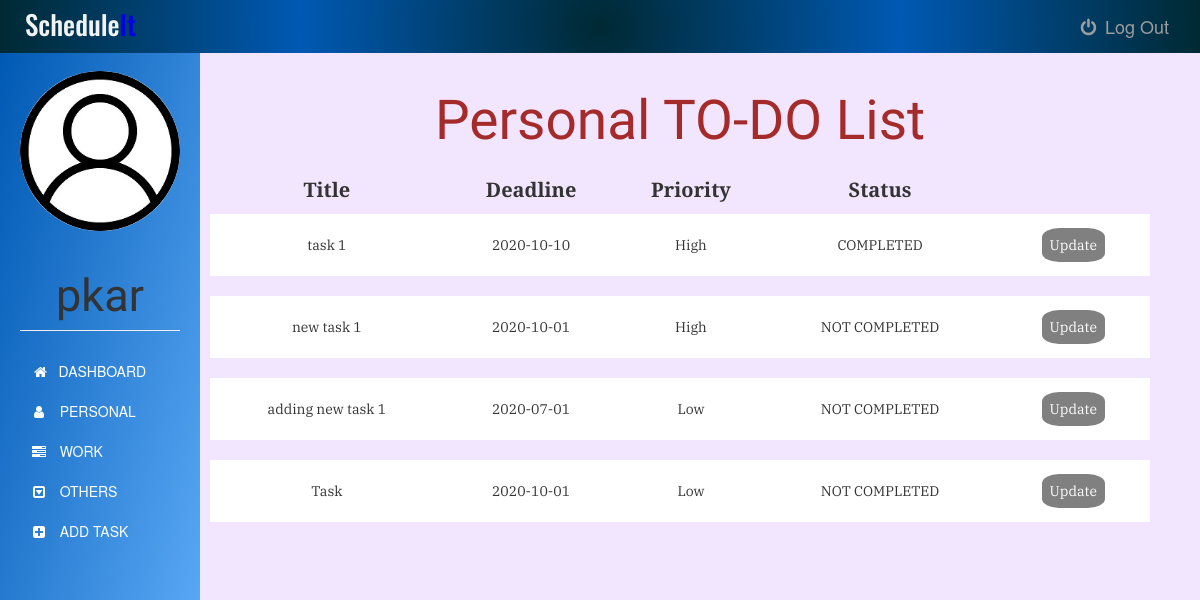
Page /personaltask (signed in) on the committed database.
### app.py (models this page shows)
class User(UserMixin, db.Model):
    id = db.Column(db.Integer, primary_key=True)
    username = db.Column(db.String(15), unique=True, nullable=False)
    email = db.Column(db.String(50), unique=True, nullable=False)
    password = db.Column(db.String(80), unique=True, nullable=False)
    tasks = db.relationship('Task', backref='author', lazy=True)

class Task(db.Model):
    id = db.Column(db.Integer, primary_key=True)
    title = db.Column(db.Text, nullable=False)
    date = db.Column(db.Date, nullable=False)
    content = db.Column(db.Text, nullable=False)
    WorkType = db.Column(db.Text, nullable=False)
    priority = db.Column(db.Text)
    status = db.Column(db.Text, nullable=False, default='NEW')
    user_id = db.Column(db.Integer, db.ForeignKey('user.id'), nullable=False)

### app.py (the view)
@app.route('/personaltask', methods=['GET', 'POST'])
@login_required
def personaltask():
    tasks = Task.query.filter_by(user_id=current_user.id)
    return render_template('personal.html', tasks=tasks ,name=current_user.username, tdate=date.today())

### app.py (called while the page is built)
@login_manager.user_loader
def load_user(user_id):
    return User.query.get(int(user_id))

### templates/personal.html (shortened to what this page needs)
{% extends "bootstrap/base.html" %}
{% block styles %}
{{super()}}
<link rel="stylesheet" href="{{url_for('.static', filename='personal.css')}}">
<link rel="stylesheet" href="https://maxcdn.bootstrapcdn.com/font-awesome/4.7.0/css/font-awesome.min.css">
{% endblock %}
{% block content %}
    <nav class="navbar navbar-inverse navbar-fixed-top">
      <div class="container-fluid">
        <div class="navbar-header">
          <center><h3><span>Schedule</span>It</h3></center>
        </div>
        <div class="navbar-collapse">
          <ul class="nav navbar-nav">
            <li>
              <a href="{{ url_for('logout') }}">
              <i class="fa fa-power-off fa-fw" aria-hidden="true"></i>
              Log Out
              </a>
            </li>
          </ul>
          </div>
      </div>
    </nav>
    <div class="container-fluid">
      <div class="row">
        <nav class=" sidebar">
          <div class="image img-cir img-120">
            <center>
              <img src="{{url_for('static', filename='user-icon.jpg')}}" width="250" height="200" class="img-responsive"/>
            </center>
            <center>
              <h1 class="page-header">{{ name }}</h1>
            </center>
          </div>
          <div>
            <div class="nav nav-sidebar">
              <ul class="nav nav-sidebar">
                <li >
                  <a class="list-group-item" href="{{ url_for('dashboard') }}">
                    &nbsp;<i class="fa fa-home" aria-hidden="true"></i>&nbsp;&nbsp; DASHBOARD
                  </a>
                </li>
                <li>
                  <a class="list-group-item" href="#">
                    <i class="fa fa-user fa-fw" aria-hidden="true"></i>&nbsp;&nbsp; PERSONAL
                  </a>
                </li>
                <li>
                  <a class="list-group-item" href="{{ url_for('worktask') }}">
                    <i class="fa fa-tasks fa-fw" aria-hidden="true"></i>&nbsp;&nbsp; WORK
                  </a>
                </li>
                <li>
                  <a class="list-group-item" href="{{ url_for('othertask') }}">
                    <i class="fa fa-caret-square-o-down fa-fw" aria-hidden="true"></i>&nbsp;&nbsp; OTHERS
                  </a>
                </li>
                <li>
                  <a class="list-group-item" href="{{ url_for('addtask') }}">
                    <i class="fa fa-plus-square fa-fw" aria-hidden="true"></i>&nbsp;&nbsp; ADD TASK
                  </a>
                </li>
              </ul>
            </div>
          </div>
        </nav>
        <div class="col-sm-9 col-sm-offset-3 col-md-10 col-md-offset-2 main">
          	<center><h1>Personal TO-DO List</h1></center>
          	<table>
          		<thead>
	          		<tr>
	          			<th>Title</th>
	          			<th>Deadline</th>
	          			<th>Priority</th>
	          			<th>Status</th>
	          		</tr>
          		</thead>
          		<tbody>
	          		{% for task in tasks %}
	          			{% if task.WorkType == "Personal"  %}
	          				<tr>
			          			<td>{{task.title}}</td>
			          			<td>{{task.date}}</td>
			          			<td>{{task.priority}}</td>
			          			{% if tdate > task.date and (task.status !="CANCELLED" or task.status !="COMPLETED") %}
                        <td class="status">NOT COMPLETED</td>
                      {% else %}
                        <td class="status">{{task.status}}</td>
                      {% endif %}
                      {% if (task.status == "NEW" or task.status == "IN PROGRESS" or task.status == "NOT STARTED") and tdate <= task.date %}
			          			  <td><a href="{{ url_for('update_task', task_id=task.id) }}">Update</a></td>
                      {% else %}
                        <td><a class="arcup" href="#">Update</a></td>
                      {% endif %}
			          		</tr>
			          		<tr class="spacer">
			          		<tr>
			          	{% endif %}
			        {% endfor %}
		        </tbody>
          	</table>
        </div>
      </div>
    </div>
{% endblock %}

### static/personal.css (style rules this page uses)
body { padding-top: 50px; background-color: #f2e6ff; }
.navbar-fixed-top { border: 0; }
.navbar { background-image: radial-gradient(circle, #002933,#0059b3, #002933); }
.navbar-header h3 { font-family: 'Oswald', sans-serif; font-size: 27px; margin: 10px; color: #0000e6; }
.navbar-header span { font-size: 27px; color: #f2f2f2; }
.navbar-collapse ul { float: right; margin: 3px; list-style: none; }
.navbar-collapse ul li { float: left; position: relative; }
.navbar-collapse ul li a { display: block; margin: 0px; padding: 13px; font-size: 18px; text-decoration: none; }
.sidebar { width: 200px; position: fixed; top: 51px; bottom: 0; left: 0; z-index: 1000; display: block; padding: 20px; overflow-x: hidden; overflow-y: auto; background-image: linear-gradient(to bottom right, #0059b3, #66b3ff); }
.sidebar .page-header { font-size: 45px; font-family: 'Tenali Ramakrishna', sans-serif; }
.nav-sidebar { margin-right: -21px; margin-bottom: 20px; margin-left: -20px; }
.nav-sidebar > li > a { padding-right: 20px; padding-left: 50px; }
.nav-sidebar ul li a { background-color: transparent; color: white; border: none; }
.nav-sidebar a { display: none; }
.row img { border-radius: 50%; }
.main { margin-top: 1px; padding: 30px; right: 20px; }
.main h1 { margin-top: 4px; padding: 5px; font-size: 55px; color: brown; font-family: 'Tenali Ramakrishna', sans-serif; text-align: center; }
.main table { width: 100%; }
.main thead tr { font-size: 20px; font-family: 'PT Serif', serif; }
.main tbody tr { background-color: white; font-family: 'IBM Plex Serif', serif; }
.main tbody .spacer { height: 20px; }
.main thead th { padding: 10px; text-align: center; }
.main tbody td { padding: 21px; text-align: center; }
.main tbody td a { text-decoration: none; padding: 8px; background-color: blue; color: white; border-radius: 27%; }
.main .arcup { background-color: grey; }

### rows in the picture
User: username "pkar"
Task: title "task 1", date "2020-10-10", priority "High", status "COMPLETED", shows "Update"
Task: title "new task 1", date "2020-10-01", priority "High", status "NOT COMPLETED"
Task: title "adding new task 1", date "2020-07-01", priority "Low", status "NOT COMPLETED"
Task: title "Task", date "2020-10-01", priority "Low", status "NOT COMPLETED"
